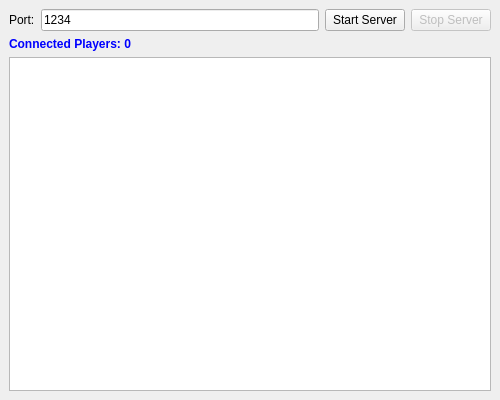
<?xml version="1.0" encoding="UTF-8"?>
<ui version="4.0">
 <class>ServerWindow</class>
 <widget class="QMainWindow" name="ServerWindow">
  <property name="geometry">
   <rect>
    <x>0</x>
    <y>0</y>
    <width>500</width>
    <height>400</height>
   </rect>
  </property>
  <property name="windowTitle">
   <string>Plota Game Server</string>
  </property>
  <widget class="QWidget" name="centralwidget">
   <layout class="QVBoxLayout" name="verticalLayout">
    <item>
     <layout class="QHBoxLayout" name="horizontalLayout">
      <item>
       <widget class="QLabel" name="label">
        <property name="text">
         <string>Port:</string>
        </property>
       </widget>
      </item>
      <item>
       <widget class="QLineEdit" name="txtPort">
        <property name="text">
         <string>1234</string>
        </property>
       </widget>
      </item>
      <item>
       <widget class="QPushButton" name="btnStart">
        <property name="text">
         <string>Start Server</string>
        </property>
       </widget>
      </item>
      <item>
       <widget class="QPushButton" name="btnStop">
        <property name="enabled">
         <bool>false</bool>
        </property>
        <property name="text">
         <string>Stop Server</string>
        </property>
       </widget>
      </item>
     </layout>
    </item>
    <item>
     <widget class="QLabel" name="lblPlayers">
      <property name="text">
       <string>Connected Players: 0</string>
      </property>
      <property name="styleSheet">
       <string>font-weight: bold; color: blue;</string>
      </property>
     </widget>
    </item>
    <item>
     <widget class="QTextEdit" name="txtLog">
      <property name="readOnly">
       <bool>true</bool>
      </property>
     </widget>
    </item>
   </layout>
  </widget>
 </widget>
 <resources/>
 <connections/>
</ui>
